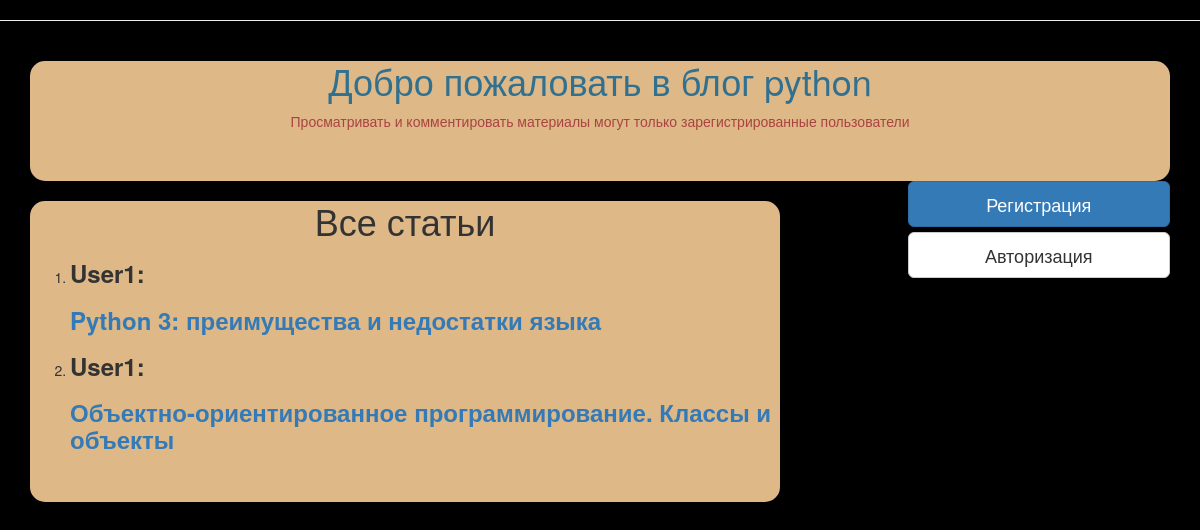
/index, run on the app's committed database.
### classwork_14.py (models this page shows, shortened)
class Article(db.Model):
    id = db.Column(db.Integer, primary_key=True, autoincrement=True)
    content = db.Column(db.String(10000), nullable=False)
    title = db.Column(db.String(100), nullable=False)
    article_url = db.Column(db.String(500),unique=True, nullable=False)
    date_created = db.Column(db.Date, default=datetime.datetime.now())
    is_visible = db.Column(db.Boolean, default=True)
    user_id = db.Column(db.Integer,
                        db.ForeignKey('user.id'),
                        nullable=False,
                        index=True)
    user = db.relationship(User, foreign_keys=[user_id, ])

class User(db.Model):
    id = db.Column(db.Integer, primary_key = True, autoincrement=True)
    email = db.Column(db.String(50), unique=True, index=True)
    username = db.Column(db.String(64), unique = True, nullable=False)
    password = db.Column(db.String(10), nullable=False)
    name = db.Column(db.String(10), nullable=False)
    surname = db.Column(db.String(10), nullable=False)

### classwork_14.py (the view)
@app.route('/')
@app.route('/index')
def index():
    posts = Article.query.all()
    return render_template('index.html', posts = posts, user = g.user.is_authenticated)

### classwork_14.py (called while the page is built)
@app.before_request
def before_request():
    g.user = current_user

### templates/index.html (shortened to what this page needs)
{% extends "base.html" %}
{% block body %}
<div class="container">
   <div class="row">
   <div class="col-xs-12">
       <div class="form-horizontal">
        <h1 class="text-center text-info">Добро пожаловать в блог python</h1>
        <p class="text-danger">Просматривать и комментировать материалы могут только зарегистрированные пользователи</p>
        </div>
    </div>
   <div class="col-xs-12 col-sm-8 col-md-8">
        <div class="form-horizontal">
        <h1> Все статьи </h1>
        <ol>
            {% for post in posts %}
             <li><h3 class="text-left"><b>{{post.user.username}}:</b></h3>
                {% if user: %}
                <h3 class="text-left"><a href="{{ url_for('post', article_url=post.article_url) }}"><b>{{post.title}}</b></a></h3>
                {% else: %}
                <h3 class="text-left"><a href="/"><b>{{post.title}}</b></a></h3>
                {% endif %}
            </li>
            {% endfor %}
        </ol>
        </div>
   </div>
   <div class="col-xs-12 col-sm-4 col-md-3 col-md-offset-1">
        <a href="{{ url_for('register') }}" class="btn btn-primary btn-lg btn-block" role="button">Регистрация</a>
        <a href="{{url_for('login')}}" class="btn btn-default btn-lg btn-block" role="button">Авторизация</a>
   </div>
   </div>
</div>
{% endblock %}

### templates/base.html (shortened to what this page needs)
<!DOCTYPE HTML>
<html>
    <head>
          <link rel="stylesheet" href="https://maxcdn.bootstrapcdn.com/bootstrap/3.3.7/css/bootstrap.min.css">
          <link rel="stylesheet" href="https://cdnjs.cloudflare.com/ajax/libs/font-awesome/4.7.0/css/font-awesome.min.css" />
    </head>
    <body>
        <hr>
        {% block body %}
        {% endblock %}
    </body>
</html>

### templates/base.html (style rules this page uses)
body { background-image:url('D:\\Лекции\Лекция_10\templates\images\fon.png'); background-color: black }
.form-horizontal { background: #DEB887; padding-bottom: 40px; border-radius: 15px; text-align: center; }

### data on the page
Article: user.username "User1", title "Python 3: преимущества и недостатки языка"
Article: user.username "User1", title "Объектно-ориентированное программирование. Классы и объекты"
